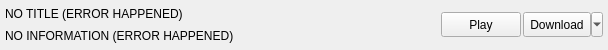
<?xml version="1.0" encoding="UTF-8"?>
<ui version="4.0">
 <class>w_SearchResultU</class>
 <widget class="QWidget" name="w_SearchResultU">
  <property name="geometry">
   <rect>
    <x>0</x>
    <y>0</y>
    <width>608</width>
    <height>50</height>
   </rect>
  </property>
  <property name="minimumSize">
   <size>
    <width>0</width>
    <height>50</height>
   </size>
  </property>
  <property name="maximumSize">
   <size>
    <width>16777215</width>
    <height>50</height>
   </size>
  </property>
  <property name="windowTitle">
   <string>Form</string>
  </property>
  <property name="styleSheet">
   <string notr="true">/*基础背景与字体*/
/*background&amp;font*/

QWidget
{
	background-color: hsl(210, 50%, 98%);
	font: 10pt &quot;Microsoft YaHei UI&quot;;
}

/*通用普通按钮*/
/*Normal Push Button*/

QPushButton,QToolButton
{
	color: hsl(0, 0%, 10%);
	border-style: solid;
	border-width: 1px;
	border-radius: 3px;
	border-color: hsl(210, 5%, 90%);
	background-color: hsl(210, 5%, 100%);
	padding: 4px 10px 4px 10px;
}
QPushButton:hover,QToolButton:hover
{
	color: hsl(0, 0%, 5%);
	border-color: hsl(210, 10%, 88%);
	background-color: hsl(210, 10%, 98%);
}
QPushButton:pressed,QToolButton:pressed
{
	color: hsl(0, 0%, 0%);
	border-color: hsl(210, 15%, 85%);
	background-color: hsl(210, 15%, 95%);
}
QPushButton:disabled,QToolButton:disabled
{
	color: hsl(210, 0%, 60%);
	border-width: 0px;
	/*border-color: hsl(210, 0%, 85%);*/
	background-color: hsl(210, 0%, 95%);
}

/*通用高亮按钮*/
/*Highlighted Push Button*/

QPushButton[isHighlighted=true],QToolButton[isHighlighted=true]
{
	color: #ffffff;
	border-style: solid;
	border-width: 1px;
	border-radius: 3px;
	border-color: hsl(210, 100%, 30%);
	background-color: hsl(210, 100%, 40%);
}
QPushButton[isHighlighted=true]:hover,QToolButton[isHighlighted=true]:hover
{
	border-color: hsl(210, 80%, 35%);
	background-color: hsl(210, 80%, 45%);
}
QPushButton[isHighlighted=true]:pressed,QToolButton[isHighlighted=true]:pressed
{
	border-color: hsl(210, 60%, 40%);
	background-color: hsl(210, 60%, 50%);
}
QPushButton[isHighlighted=true]:disabled,QToolButton[isHighlighted=true]:disabled
{
	color: hsl(210, 0%, 100%);
	border-width: 0px;
	/*border-color: hsl(210, 0%, 60%);*/
	background-color: hsl(210, 0%, 70%);
}

/*
*/



/*通用行编辑框*/
/*Line Edit*/

QLineEdit
{
	color: hsl(0, 0%, 10%);
	selection-color: hsl(0, 0%, 100%);
	border-style: solid;
	border-width: 1px;
	border-radius: 3px;
	border-color: hsl(210, 5%, 90%);
	background-color: hsl(210, 5%, 100%);
	selection-background-color: hsl(210, 100%, 40%);
	padding: 0px 0px 0px 5px;
}
QLineEdit:hover
{
	color: hsl(0, 0%, 5%);
	border-color: hsl(210, 10%, 88%);
	background-color: hsl(210, 10%, 98%);
}
QLineEdit:focus
{
	border-bottom-color: hsl(210, 100%, 40%);
}
QLineEdit:disabled
{
	color: hsl(210, 0%, 60%);
	border-color: hsl(210, 0%, 85%);
	background-color: hsl(210, 0%, 95%);
}
QLineEdit:read-only
{
	border-color: hsl(210, 0%, 95%);
	background-color: hsl(210, 0%, 98%);
}

/*组合框及其附件*/
/*Combo box*/

QComboBox
{
	color: hsl(0, 0%, 10%);
	selection-color: hsl(0, 0%, 100%);
	border-style: solid;
	border-width: 1px;
	border-radius: 3px;
	border-color: hsl(210, 5%, 90%);
	background-color: hsl(210, 5%, 100%);
	selection-background-color: hsl(210, 100%, 40%);
	padding: 0px 0px 0px 5px;
}
QComboBox:hover
{
	color: hsl(0, 0%, 5%);
	border-color: hsl(210, 10%, 88%);
	background-color: hsl(210, 10%, 98%);
}
QComboBox:on
{
	border-color: hsl(210, 100%, 40%);
}
QComboBox:disabled
{
	color: hsl(210, 0%, 60%);
	border-color: hsl(210, 0%, 85%);
	background-color: hsl(210, 0%, 95%);
}
QComboBox::drop-down
{
	width: 0px;
	border: none;
}
QComboBox::down-arrow
{
	padding: 0px 32px 0px 0px;
	image: url(:/Resource/icons/drop-arrow-down);
}
QComboBox::down-arrow:on
{
	image: url(:/Resource/icons/drop-arrow-up);
}
QComboBox QAbstractItemView
{
	color: hsl(0, 0%, 10%);
	border-style: solid;
	border-width: 1px;
	border-radius: 3px;
	border-color: hsl(210, 100%, 40%);
	background-color: hsl(210, 5%, 100%);
	outline: 0px;
}
QComboBox QAbstractItemView::item
{
	color: hsl(0, 0%, 10%);
	border-style: none;
	background-color: hsl(210, 5%, 100%);
}
QComboBox QAbstractItemView::item:hover
{
	color: hsl(0, 0%, 5%);
	background-color: hsl(210, 10%, 98%);
}
QComboBox QAbstractItemView::item:selected
{
	color: #ffffff;
	background-color: hsl(210, 100%, 40%);
}

/*通用页面滑动条*/
/*Scroll Bar*/

QScrollBar
{
    background-color: hsl(210, 5%, 100%);
    padding: 12px 2px 12px 2px;
	width: 12px;
}
QScrollBar::handle
{
    background-color: hsl(210, 5%, 80%);
    border-radius: 2px; 
}
QScrollBar::handle:hover
{
    border-color: hsl(210, 10%, 78%);
}
QScrollBar::add-line:vertical
{
	height:12px;
	width:12px;
    border-image:url(:/Resource/icons/drop-arrow-down);
    subcontrol-position:bottom;
}
QScrollBar::sub-line:vertical
{
    height:12px;
	width:12px;
    image:url(:/Resource/icons/drop-arrow-up);
    subcontrol-position:top;
}

/*通用菜单内容*/
/*Menu &amp; Menu Content*/

QMenu
{
	color: hsl(0, 0%, 10%);
	border-style: solid;
	border-width: 1px;
	border-radius: 3px;
	border-color: hsl(210, 5%, 90%);
	background-color: hsl(210, 5%, 100%);
	padding: 5px 5px 5px 5px;
}
QMenu::item
{
	color: hsl(0, 0%, 10%);
	border-style: none;
	border-radius: 3px;
	background-color: hsl(210, 5%, 100%);
	padding: 4px 4px 4px 4px;
}
QMenu::item:selected
{
	color: hsl(0, 0%, 5%);
	background-color: hsl(210, 10%, 95%);
}
/* QMenu::item:selected
{
	color: #ffffff;
	background-color: hsl(210, 100%, 40%);
} */
QMenu::item:disabled
{
	color: hsl(210, 0%, 60%);
}
QMenu::separator
{
	height: 1px;
	background-color: hsl(210, 5%, 80%);
}

/*w_mainMenu下的特殊控件样式*/
/*special style under &quot;w_mainMenu&quot;*/

QWidget#w_mainMenu
{
	background-color: hsl(210, 60%, 95%);
}
QWidget#w_mainMenu&gt;QPushButton
{
	color: hsl(0, 0%, 10%);
	font: 10pt &quot;微软雅黑&quot;;
	border-style: solid;
	border-width: 1px, 0px, 0px, 0px;
	border-radius: 3px;
	border-color: hsl(210, 5%, 90%);
	border-right-color: hsl(210, 5%, 100%);
	border-left-color: hsl(210, 5%, 100%);
	background-color: hsl(210, 5%, 100%);
}
QWidget#w_mainMenu&gt;QPushButton:hover
{
	color: hsl(0, 0%, 5%);
	background-color: hsl(210, 10%, 98%);
}
QWidget#w_mainMenu&gt;QPushButton:pressed
{
	color: hsl(0, 0%, 0%);
	background-color: hsl(210, 15%, 95%);
}
QWidget#w_mainMenu&gt;QPushButton:checked
{
	color: #ffffff;
	background-color: hsl(210, 100%, 40%);
}
QWidget#w_mainMenu&gt;QPushButton:checked:hover
{
	color: #ffffff;
	background-color: hsl(210, 80%, 45%);
}
QWidget#w_mainMenu&gt;QPushButton:checked:pressed
{
	color: #ffffff;
	background-color: hsl(210, 60%, 50%);
}
QWidget#w_mainMenu&gt;QPushButton:disabled
{
	color: hsl(210, 0%, 60%);
	border-width: 0px;
	/*border-color: hsl(210, 0%, 85%);*/
	background-color: hsl(210, 0%, 95%);
}
QWidget#w_mainMenu&gt;QLabel#lb_progStatus
{
	color: #ffffff;
	background-color: hsl(0, 0%, 40%);
}
QWidget#w_mainMenu&gt;QLabel#lb_progStatus[status=&quot;ready&quot;]
{
	background-color: hsl(210, 100%, 40%);
}
QWidget#w_mainMenu&gt;QLabel#lb_progStatus[status=&quot;working&quot;]
{
	background-color: hsl(200, 100%, 40%);
}
QWidget#w_mainMenu&gt;QLabel#lb_progStatus[status=&quot;warning&quot;]
{
	background-color: hsl(50, 100%, 40%);
}
QWidget#w_mainMenu&gt;QLabel#lb_progStatus[status=&quot;fatal&quot;]
{
	background-color: hsl(0, 100%, 40%);
}

/*OnlineSearch&gt;SearchResult下的特殊控件样式*/
/*special style under &quot;OnlineSearch&gt;SearchResult&quot;*/

QWidget#w_SearchResultU
{
	border-color: hsl(210, 5%, 90%);
	border-style: solid;
	border-width: 1px;
	border-radius: 3px;
}
QWidget#w_SearchResultU&gt;QWidget#w_title&gt;QLabel#lb_titleText
{
	font: 700 11pt &quot;Microsoft YaHei UI&quot;;
}

/*自定义的DialogBox特殊样式*/
/*special style under &quot;DialogBoxU&quot;*/

QDialog#DialogBoxU
{
	background-color: hsl(210, 50%, 98%);
	font: 12pt bold &quot;Microsoft YaHei UI&quot;;
}
QDialog#DialogBoxU&gt;QWidget#title
{
	background-color: hsl(210, 50%, 95%);
}
QDialog#DialogBoxU&gt;QWidget#title QLabel
{
	background-color: hsl(210, 50%, 95%);
	font: 700 16pt &quot;Microsoft YaHei UI&quot;;
}
QDialog#DialogBoxU&gt;QWidget#title&gt;QLabel#title_icon
{
	padding: 0px 2px 0px 5px;
}
QDialog#DialogBoxU&gt;QWidget#title&gt;QLabel#title_icon[icon=info_blue]
{
	image: url(:/icons/info_blue);
}
QDialog#DialogBoxU&gt;QWidget#title&gt;QLabel#title_icon[icon=warning_yellow]
{
	image: url(:/icons/warning_yellow);
}
QDialog#DialogBoxU&gt;QWidget#title&gt;QLabel#title_icon[icon=warning_red]
{
	image: url(:/icons/warning_red);
}
QDialog#DialogBoxU&gt;QWidget#title&gt;QLabel#title_icon[icon=error_red]
{
	image: url(:/icons/error_red);
}
QDialog#DialogBoxU&gt;QWidget#title&gt;QLabel#title_icon[icon=settings_blue]
{
	image: url(:/icons/settings_blue);
}
QDialog#DialogBoxU&gt;QWidget#title&gt;QLabel#title_icon[icon=critical]
{
	image: url(:/icons/critical);
}
QDialog#DialogBoxU&gt;QLabel#content
{
	font: 12pt &quot;Microsoft YaHei UI&quot;;
	padding: 10px 10px 10px 10px;
}
</string>
  </property>
  <layout class="QGridLayout" name="gridLayout" columnstretch="0,0,0,0">
   <property name="sizeConstraint">
    <enum>QLayout::SetDefaultConstraint</enum>
   </property>
   <property name="leftMargin">
    <number>5</number>
   </property>
   <property name="topMargin">
    <number>3</number>
   </property>
   <property name="rightMargin">
    <number>5</number>
   </property>
   <property name="bottomMargin">
    <number>3</number>
   </property>
   <property name="spacing">
    <number>0</number>
   </property>
   <item row="0" column="0" colspan="2">
    <widget class="QWidget" name="w_title" native="true">
     <layout class="QHBoxLayout" name="horizontalLayout">
      <property name="spacing">
       <number>0</number>
      </property>
      <property name="leftMargin">
       <number>0</number>
      </property>
      <property name="topMargin">
       <number>0</number>
      </property>
      <property name="rightMargin">
       <number>0</number>
      </property>
      <property name="bottomMargin">
       <number>0</number>
      </property>
      <item>
       <widget class="QLabel" name="lb_titleText">
        <property name="text">
         <string>NO TITLE (ERROR HAPPENED)</string>
        </property>
        <property name="margin">
         <number>0</number>
        </property>
       </widget>
      </item>
      <item>
       <spacer name="horizontalSpacer">
        <property name="orientation">
         <enum>Qt::Horizontal</enum>
        </property>
        <property name="sizeHint" stdset="0">
         <size>
          <width>40</width>
          <height>20</height>
         </size>
        </property>
       </spacer>
      </item>
     </layout>
    </widget>
   </item>
   <item row="1" column="0">
    <widget class="QLabel" name="lb_information">
     <property name="sizePolicy">
      <sizepolicy hsizetype="Maximum" vsizetype="Preferred">
       <horstretch>0</horstretch>
       <verstretch>0</verstretch>
      </sizepolicy>
     </property>
     <property name="text">
      <string>NO INFORMATION (ERROR HAPPENED)</string>
     </property>
     <property name="margin">
      <number>0</number>
     </property>
    </widget>
   </item>
   <item row="0" column="3" rowspan="2">
    <widget class="QWidget" name="w_control" native="true">
     <property name="sizePolicy">
      <sizepolicy hsizetype="Maximum" vsizetype="Preferred">
       <horstretch>0</horstretch>
       <verstretch>0</verstretch>
      </sizepolicy>
     </property>
     <layout class="QHBoxLayout" name="horizontalLayout_2">
      <property name="spacing">
       <number>2</number>
      </property>
      <property name="leftMargin">
       <number>0</number>
      </property>
      <property name="topMargin">
       <number>0</number>
      </property>
      <property name="rightMargin">
       <number>0</number>
      </property>
      <property name="bottomMargin">
       <number>0</number>
      </property>
      <item>
       <widget class="QPushButton" name="pushButton">
        <property name="sizePolicy">
         <sizepolicy hsizetype="Minimum" vsizetype="Fixed">
          <horstretch>0</horstretch>
          <verstretch>0</verstretch>
         </sizepolicy>
        </property>
        <property name="minimumSize">
         <size>
          <width>0</width>
          <height>25</height>
         </size>
        </property>
        <property name="text">
         <string>Play</string>
        </property>
       </widget>
      </item>
      <item>
       <widget class="QToolButton" name="toolButton">
        <property name="sizePolicy">
         <sizepolicy hsizetype="Preferred" vsizetype="Fixed">
          <horstretch>0</horstretch>
          <verstretch>0</verstretch>
         </sizepolicy>
        </property>
        <property name="minimumSize">
         <size>
          <width>0</width>
          <height>25</height>
         </size>
        </property>
        <property name="maximumSize">
         <size>
          <width>16777215</width>
          <height>25</height>
         </size>
        </property>
        <property name="text">
         <string>Download</string>
        </property>
        <property name="popupMode">
         <enum>QToolButton::MenuButtonPopup</enum>
        </property>
        <property name="toolButtonStyle">
         <enum>Qt::ToolButtonTextBesideIcon</enum>
        </property>
        <property name="autoRaise">
         <bool>false</bool>
        </property>
        <property name="arrowType">
         <enum>Qt::NoArrow</enum>
        </property>
        <property name="isHighlighted" stdset="0">
         <bool>true</bool>
        </property>
       </widget>
      </item>
     </layout>
    </widget>
   </item>
  </layout>
 </widget>
 <resources/>
 <connections/>
</ui>
